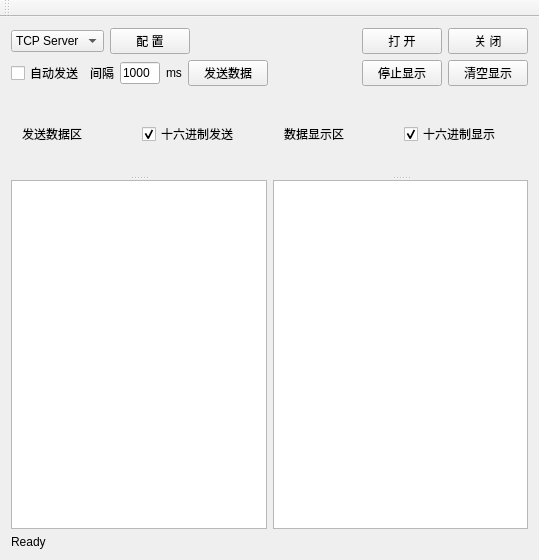
<?xml version="1.0" encoding="UTF-8"?>
<ui version="4.0">
 <class>MainWindow</class>
 <widget class="QMainWindow" name="MainWindow">
  <property name="geometry">
   <rect>
    <x>0</x>
    <y>0</y>
    <width>539</width>
    <height>560</height>
   </rect>
  </property>
  <property name="windowTitle">
   <string>MainWindow</string>
  </property>
  <widget class="QWidget" name="centralWidget">
   <layout class="QVBoxLayout" name="verticalLayout">
    <item>
     <layout class="QHBoxLayout" name="horizontalLayout_5">
      <item>
       <widget class="QComboBox" name="StylecomboBox">
        <item>
         <property name="text">
          <string>TCP Server</string>
         </property>
        </item>
        <item>
         <property name="text">
          <string>TCP Client</string>
         </property>
        </item>
        <item>
         <property name="text">
          <string>UDP</string>
         </property>
        </item>
        <item>
         <property name="text">
          <string>COM</string>
         </property>
        </item>
       </widget>
      </item>
      <item>
       <layout class="QHBoxLayout" name="horizontalLayout"/>
      </item>
      <item>
       <layout class="QHBoxLayout" name="horizontalLayout_2"/>
      </item>
      <item>
       <widget class="QPushButton" name="PeizhipushButton">
        <property name="text">
         <string>配 置</string>
        </property>
       </widget>
      </item>
      <item>
       <spacer name="horizontalSpacer_2">
        <property name="orientation">
         <enum>Qt::Horizontal</enum>
        </property>
        <property name="sizeHint" stdset="0">
         <size>
          <width>40</width>
          <height>20</height>
         </size>
        </property>
       </spacer>
      </item>
      <item>
       <widget class="QPushButton" name="OpenpushButton">
        <property name="text">
         <string>打 开</string>
        </property>
       </widget>
      </item>
      <item>
       <widget class="QPushButton" name="ClosepushButton">
        <property name="text">
         <string>关 闭</string>
        </property>
       </widget>
      </item>
     </layout>
    </item>
    <item>
     <layout class="QHBoxLayout" name="horizontalLayout_4">
      <item>
       <widget class="QCheckBox" name="AutoSendcheckBox">
        <property name="text">
         <string>自动发送</string>
        </property>
       </widget>
      </item>
      <item>
       <widget class="QLabel" name="label_19">
        <property name="text">
         <string>间隔</string>
        </property>
       </widget>
      </item>
      <item>
       <widget class="QLineEdit" name="timelineEdit">
        <property name="minimumSize">
         <size>
          <width>40</width>
          <height>0</height>
         </size>
        </property>
        <property name="maximumSize">
         <size>
          <width>40</width>
          <height>16777215</height>
         </size>
        </property>
        <property name="text">
         <string>1000</string>
        </property>
       </widget>
      </item>
      <item>
       <widget class="QLabel" name="label_20">
        <property name="text">
         <string>ms</string>
        </property>
       </widget>
      </item>
      <item>
       <widget class="QPushButton" name="SendpushButton">
        <property name="text">
         <string>发送数据</string>
        </property>
       </widget>
      </item>
      <item>
       <spacer name="horizontalSpacer">
        <property name="orientation">
         <enum>Qt::Horizontal</enum>
        </property>
        <property name="sizeHint" stdset="0">
         <size>
          <width>118</width>
          <height>20</height>
         </size>
        </property>
       </spacer>
      </item>
      <item>
       <widget class="QPushButton" name="DisplaypushButton">
        <property name="text">
         <string>停止显示</string>
        </property>
        <property name="checkable">
         <bool>true</bool>
        </property>
       </widget>
      </item>
      <item>
       <widget class="QPushButton" name="ClearpushButton">
        <property name="text">
         <string>清空显示</string>
        </property>
       </widget>
      </item>
     </layout>
    </item>
    <item>
     <layout class="QHBoxLayout" name="horizontalLayout_7" stretch="0,0">
      <item>
       <widget class="QSplitter" name="splitter_2">
        <property name="sizePolicy">
         <sizepolicy hsizetype="Fixed" vsizetype="Expanding">
          <horstretch>0</horstretch>
          <verstretch>0</verstretch>
         </sizepolicy>
        </property>
        <property name="orientation">
         <enum>Qt::Vertical</enum>
        </property>
        <widget class="QWidget" name="">
         <layout class="QHBoxLayout" name="horizontalLayout_6">
          <item>
           <widget class="QLabel" name="label_3">
            <property name="text">
             <string>发送数据区</string>
            </property>
           </widget>
          </item>
          <item>
           <widget class="QCheckBox" name="HexSendcheckBox">
            <property name="text">
             <string>十六进制发送</string>
            </property>
            <property name="checked">
             <bool>true</bool>
            </property>
           </widget>
          </item>
         </layout>
        </widget>
        <widget class="QTextEdit" name="SendtextEdit">
         <property name="sizePolicy">
          <sizepolicy hsizetype="Fixed" vsizetype="Expanding">
           <horstretch>0</horstretch>
           <verstretch>0</verstretch>
          </sizepolicy>
         </property>
        </widget>
       </widget>
      </item>
      <item>
       <widget class="QSplitter" name="splitter">
        <property name="orientation">
         <enum>Qt::Vertical</enum>
        </property>
        <widget class="QWidget" name="">
         <layout class="QHBoxLayout" name="horizontalLayout_3">
          <item>
           <widget class="QLabel" name="label_5">
            <property name="text">
             <string>数据显示区</string>
            </property>
           </widget>
          </item>
          <item>
           <widget class="QCheckBox" name="HexDisplaycheckBox">
            <property name="text">
             <string>十六进制显示</string>
            </property>
            <property name="checked">
             <bool>true</bool>
            </property>
           </widget>
          </item>
         </layout>
        </widget>
        <widget class="QTextBrowser" name="ViewtextEdit"/>
       </widget>
      </item>
     </layout>
    </item>
    <item>
     <widget class="QLabel" name="Statelabel">
      <property name="text">
       <string>Ready</string>
      </property>
     </widget>
    </item>
   </layout>
  </widget>
  <widget class="QMenuBar" name="menuBar">
   <property name="geometry">
    <rect>
     <x>0</x>
     <y>0</y>
     <width>539</width>
     <height>23</height>
    </rect>
   </property>
  </widget>
  <widget class="QToolBar" name="mainToolBar">
   <attribute name="toolBarArea">
    <enum>TopToolBarArea</enum>
   </attribute>
   <attribute name="toolBarBreak">
    <bool>false</bool>
   </attribute>
  </widget>
 </widget>
 <layoutdefault spacing="6" margin="11"/>
 <resources/>
 <connections/>
</ui>
